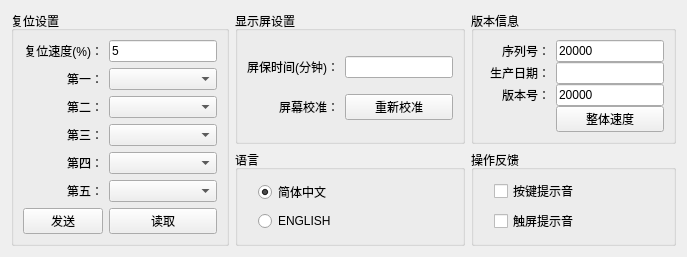
     <widget class="QWidget" name="tab_sys">
      <attribute name="title">
       <string>系统设置</string>
      </attribute>
      <layout class="QGridLayout" name="gridLayout_5">
       <item row="1" column="2">
        <widget class="QGroupBox" name="groupBox_7">
         <property name="title">
          <string>操作反馈</string>
         </property>
         <layout class="QGridLayout" name="gridLayout_22">
          <property name="leftMargin">
           <number>20</number>
          </property>
          <item row="0" column="0">
           <widget class="QCheckBox" name="ckKeySound">
            <property name="text">
             <string>按键提示音</string>
            </property>
           </widget>
          </item>
          <item row="2" column="0">
           <widget class="QCheckBox" name="ckScreenSound">
            <property name="text">
             <string>触屏提示音</string>
            </property>
           </widget>
          </item>
         </layout>
        </widget>
       </item>
       <item row="1" column="1">
        <widget class="QGroupBox" name="groupBox_3">
         <property name="title">
          <string>语言</string>
         </property>
         <layout class="QGridLayout" name="gridLayout_18">
          <property name="leftMargin">
           <number>20</number>
          </property>
          <item row="0" column="0">
           <widget class="QRadioButton" name="rdBtnChi">
            <property name="text">
             <string>简体中文</string>
            </property>
            <property name="checked">
             <bool>true</bool>
            </property>
           </widget>
          </item>
          <item row="1" column="0">
           <widget class="QRadioButton" name="rdBtnEng">
            <property name="text">
             <string>ENGLISH</string>
            </property>
           </widget>
          </item>
         </layout>
        </widget>
       </item>
       <item row="0" column="2">
        <widget class="QGroupBox" name="groupBox_8">
         <property name="title">
          <string>版本信息</string>
         </property>
         <layout class="QGridLayout" name="gridLayout_2">
          <property name="verticalSpacing">
           <number>0</number>
          </property>
          <item row="2" column="1">
           <widget class="TLineEdit" name="le_ver">
            <property name="sizePolicy">
             <sizepolicy hsizetype="Expanding" vsizetype="Fixed">
              <horstretch>0</horstretch>
              <verstretch>0</verstretch>
             </sizepolicy>
            </property>
            <property name="text">
             <string>20000</string>
            </property>
           </widget>
          </item>
          <item row="2" column="0">
           <widget class="QLabel" name="label_46">
            <property name="text">
             <string>版本号：</string>
            </property>
            <property name="alignment">
             <set>Qt::AlignRight|Qt::AlignTrailing|Qt::AlignVCenter</set>
            </property>
           </widget>
          </item>
          <item row="1" column="0">
           <widget class="QLabel" name="label_45">
            <property name="text">
             <string>  生产日期：</string>
            </property>
            <property name="alignment">
             <set>Qt::AlignRight|Qt::AlignTrailing|Qt::AlignVCenter</set>
            </property>
           </widget>
          </item>
          <item row="0" column="1">
           <widget class="TLineEdit" name="le_ser">
            <property name="sizePolicy">
             <sizepolicy hsizetype="Expanding" vsizetype="Fixed">
              <horstretch>0</horstretch>
              <verstretch>0</verstretch>
             </sizepolicy>
            </property>
            <property name="text">
             <string>20000</string>
            </property>
           </widget>
          </item>
          <item row="0" column="0">
           <widget class="QLabel" name="label_44">
            <property name="text">
             <string>序列号：</string>
            </property>
            <property name="alignment">
             <set>Qt::AlignRight|Qt::AlignTrailing|Qt::AlignVCenter</set>
            </property>
           </widget>
          </item>
          <item row="1" column="1">
           <widget class="TLineEdit" name="le_ser_2">
            <property name="sizePolicy">
             <sizepolicy hsizetype="Expanding" vsizetype="Fixed">
              <horstretch>0</horstretch>
              <verstretch>0</verstretch>
             </sizepolicy>
            </property>
            <property name="text">
             <string/>
            </property>
           </widget>
          </item>
          <item row="3" column="1">
           <widget class="QPushButton" name="btnVelG">
            <property name="text">
             <string>整体速度</string>
            </property>
           </widget>
          </item>
         </layout>
        </widget>
       </item>
       <item row="0" column="1">
        <widget class="QGroupBox" name="groupBox_6">
         <property name="title">
          <string>显示屏设置</string>
         </property>
         <layout class="QGridLayout" name="gridLayout_4">
          <property name="topMargin">
           <number>15</number>
          </property>
          <item row="0" column="0">
           <widget class="QLabel" name="label">
            <property name="text">
             <string>屏保时间(分钟)：</string>
            </property>
            <property name="alignment">
             <set>Qt::AlignRight|Qt::AlignTrailing|Qt::AlignVCenter</set>
            </property>
           </widget>
          </item>
          <item row="0" column="1">
           <widget class="TLineEdit" name="leScrProTim"/>
          </item>
          <item row="1" column="0">
           <widget class="QLabel" name="label_25">
            <property name="text">
             <string>屏幕校准：</string>
            </property>
            <property name="alignment">
             <set>Qt::AlignRight|Qt::AlignTrailing|Qt::AlignVCenter</set>
            </property>
           </widget>
          </item>
          <item row="1" column="1">
           <widget class="QPushButton" name="btnCalib">
            <property name="text">
             <string>重新校准</string>
            </property>
           </widget>
          </item>
         </layout>
        </widget>
       </item>
       <item row="0" column="0" rowspan="2">
        <widget class="QGroupBox" name="groupBox_2">
         <property name="title">
          <string>复位设置</string>
         </property>
         <layout class="QGridLayout" name="gridLayout">
          <item row="0" column="0">
           <widget class="QLabel" name="label_74">
            <property name="text">
             <string>复位速度(%)：</string>
            </property>
            <property name="alignment">
             <set>Qt::AlignRight|Qt::AlignTrailing|Qt::AlignVCenter</set>
            </property>
           </widget>
          </item>
          <item row="0" column="1">
           <widget class="TLineEdit" name="leRstSpd">
            <property name="sizePolicy">
             <sizepolicy hsizetype="Expanding" vsizetype="Fixed">
              <horstretch>0</horstretch>
              <verstretch>0</verstretch>
             </sizepolicy>
            </property>
            <property name="text">
             <string>5</string>
            </property>
           </widget>
          </item>
          <item row="1" column="0">
           <widget class="QLabel" name="label_26">
            <property name="text">
             <string>第一：</string>
            </property>
            <property name="alignment">
             <set>Qt::AlignRight|Qt::AlignTrailing|Qt::AlignVCenter</set>
            </property>
           </widget>
          </item>
          <item row="1" column="1">
           <widget class="QComboBox" name="cbBoxRstFirst">
            <item>
             <property name="text">
              <string/>
             </property>
            </item>
            <item>
             <property name="text">
              <string>X1轴</string>
             </property>
            </item>
            <item>
             <property name="text">
              <string>Z1轴</string>
             </property>
            </item>
            <item>
             <property name="text">
              <string>U轴</string>
             </property>
            </item>
            <item>
             <property name="text">
              <string>X2轴</string>
             </property>
            </item>
            <item>
             <property name="text">
              <string>Z2轴</string>
             </property>
            </item>
           </widget>
          </item>
          <item row="2" column="0">
           <widget class="QLabel" name="label_29">
            <property name="text">
             <string>第二：</string>
            </property>
            <property name="alignment">
             <set>Qt::AlignRight|Qt::AlignTrailing|Qt::AlignVCenter</set>
            </property>
           </widget>
          </item>
          <item row="3" column="0">
           <widget class="QLabel" name="label_30">
            <property name="text">
             <string>第三：</string>
            </property>
            <property name="alignment">
             <set>Qt::AlignRight|Qt::AlignTrailing|Qt::AlignVCenter</set>
            </property>
           </widget>
          </item>
          <item row="4" column="0">
           <widget class="QLabel" name="label_39">
            <property name="text">
             <string>第四：</string>
            </property>
            <property name="alignment">
             <set>Qt::AlignRight|Qt::AlignTrailing|Qt::AlignVCenter</set>
            </property>
           </widget>
          </item>
          <item row="5" column="0">
           <widget class="QLabel" name="label_40">
            <property name="text">
             <string>第五：</string>
            </property>
            <property name="alignment">
             <set>Qt::AlignRight|Qt::AlignTrailing|Qt::AlignVCenter</set>
            </property>
           </widget>
          </item>
          <item row="6" column="0">
           <widget class="QPushButton" name="btnSysSend">
            <property name="text">
             <string>发送</string>
            </property>
           </widget>
          </item>
          <item row="6" column="1">
           <widget class="QPushButton" name="btnSysRead">
            <property name="text">
             <string>读取</string>
            </property>
           </widget>
          </item>
          <item row="2" column="1">
           <widget class="QComboBox" name="cbBoxRstSec">
            <item>
             <property name="text">
              <string/>
             </property>
            </item>
            <item>
             <property name="text">
              <string>X1轴</string>
             </property>
            </item>
            <item>
             <property name="text">
              <string>Z1轴</string>
             </property>
            </item>
            <item>
             <property name="text">
              <string>U轴</string>
             </property>
            </item>
            <item>
             <property name="text">
              <string>X2轴</string>
             </property>
            </item>
            <item>
             <property name="text">
              <string>Z2轴</string>
             </property>
            </item>
           </widget>
          </item>
          <item row="3" column="1">
           <widget class="QComboBox" name="cbBoxRstTree">
            <item>
             <property name="text">
              <string/>
             </property>
            </item>
            <item>
             <property name="text">
              <string>X1轴</string>
             </property>
            </item>
            <item>
             <property name="text">
              <string>Z1轴</string>
             </property>
            </item>
            <item>
             <property name="text">
              <string>U轴</string>
             </property>
            </item>
            <item>
             <property name="text">
              <string>X2轴</string>
             </property>
            </item>
            <item>
             <property name="text">
              <string>Z2轴</string>
             </property>
            </item>
           </widget>
          </item>
          <item row="4" column="1">
           <widget class="QComboBox" name="cbBoxRstFouth">
            <item>
             <property name="text">
              <string/>
             </property>
            </item>
            <item>
             <property name="text">
              <string>X1轴</string>
             </property>
            </item>
            <item>
             <property name="text">
              <string>Z1轴</string>
             </property>
            </item>
            <item>
             <property name="text">
              <string>U轴</string>
             </property>
            </item>
            <item>
             <property name="text">
              <string>X2轴</string>
             </property>
            </item>
            <item>
             <property name="text">
              <string>Z2轴</string>
             </property>
            </item>
           </widget>
          </item>
          <item row="5" column="1">
           <widget class="QComboBox" name="cbBoxRstFifth">
            <item>
             <property name="text">
              <string/>
             </property>
            </item>
            <item>
             <property name="text">
              <string>X1轴</string>
             </property>
            </item>
            <item>
             <property name="text">
              <string>Z1轴</string>
             </property>
            </item>
            <item>
             <property name="text">
              <string>U轴</string>
             </property>
            </item>
            <item>
             <property name="text">
              <string>X2轴</string>
             </property>
            </item>
            <item>
             <property name="text">
              <string>Z2轴</string>
             </property>
            </item>
           </widget>
          </item>
         </layout>
        </widget>
       </item>
      </layout>
     </widget>
